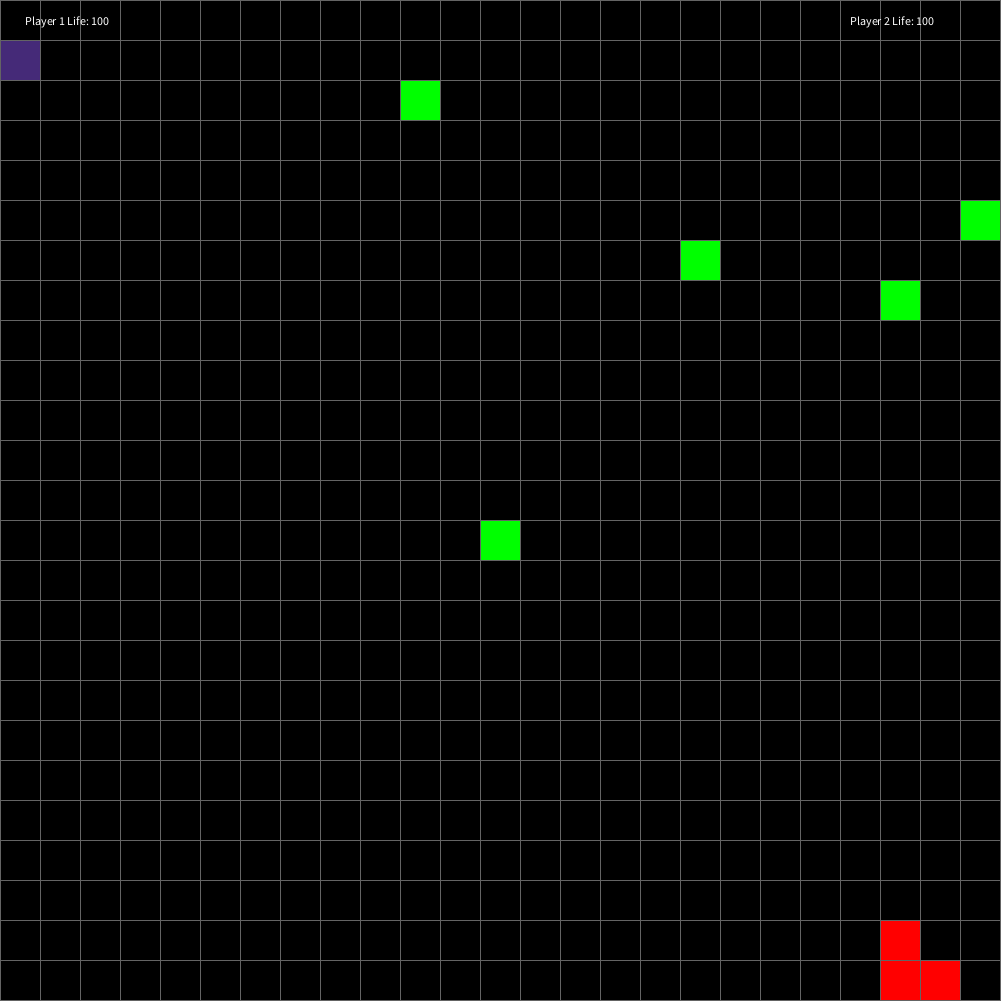
Frame 1 (no input)
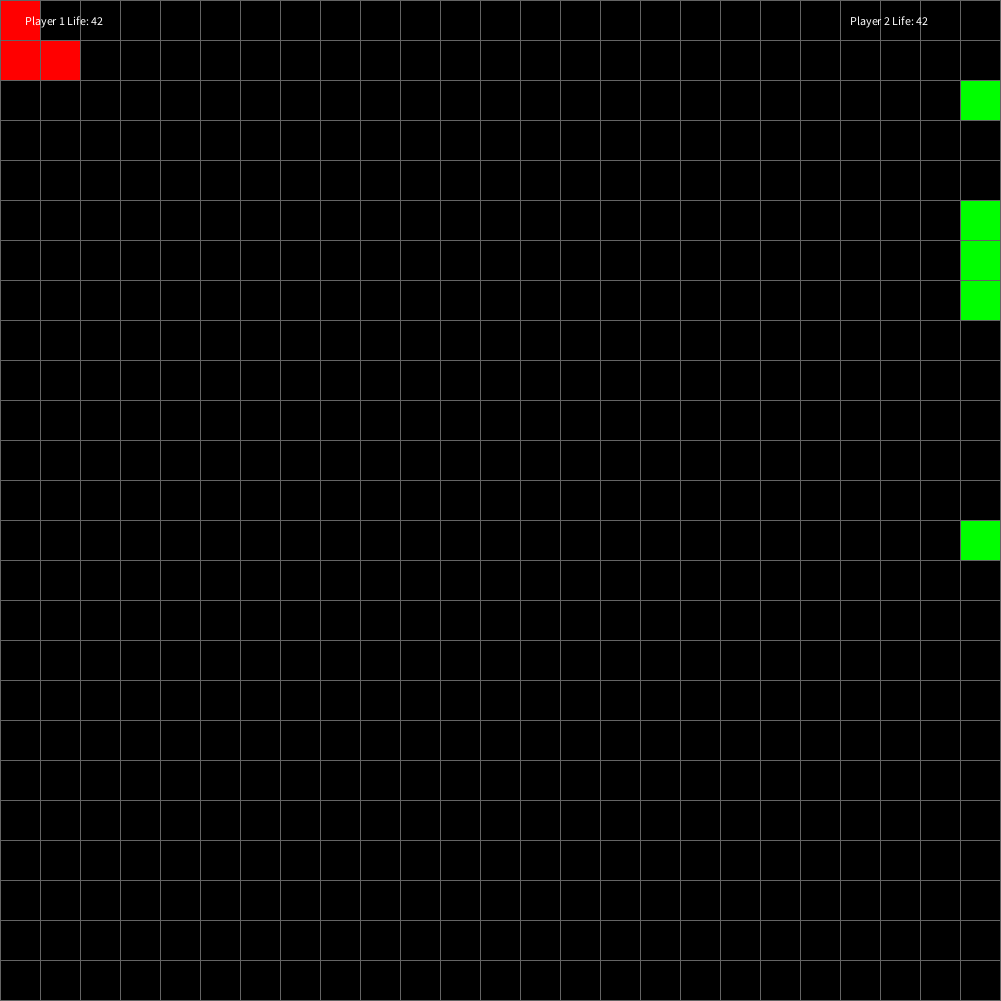
Frame 60 (the mouse pressed at the canvas centre just before this capture)
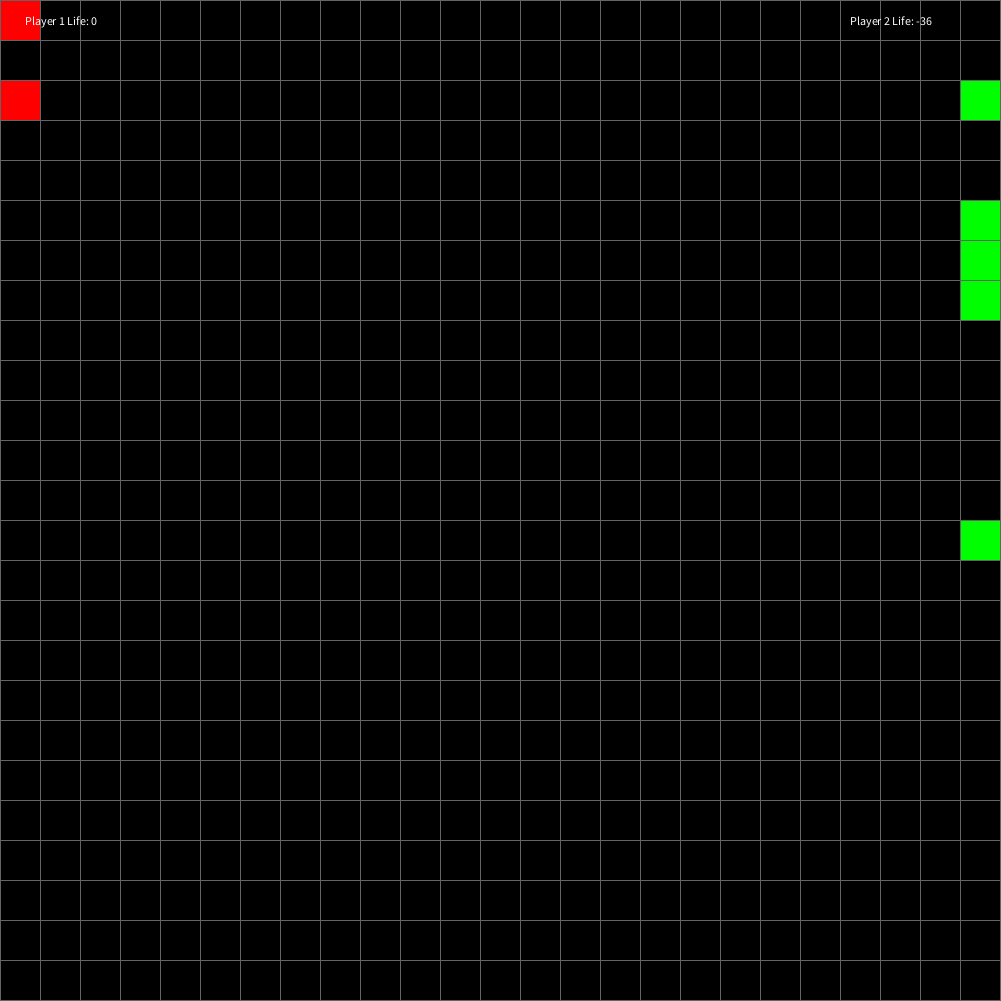
Frame 120 (the mouse held since frame 60 and released just before this capture)

The Processing sketch that drew these frames (run headless with seeded random() and noise(); from frame 60 on, the mouse is pressed at the canvas centre):

// Processing sketch: SP1_gridbased_game
// ── SP1_gridbased_game.pde
Game game;

void setup() {
  size(1001, 1001);
  frameRate(10);
  game = new Game(25, 25, 5, 5);
}


void draw() {
  game.update();
  background(0);
  int[][] board = game.getBoard();
  for (int y=0;y<game.getHeight();y++) {
    for (int x=0;x<game.getWidth();x++) {
      if (board[x][y]==1) {
        println("player found " + x + " " + y);
        fill(0,0,255);
      } if (board[x][y]==5) {
        println("player 2 found " + x + " " + y);
        fill(69,42,120);
      } else if (board[x][y]==2) {
        fill(255,0,0);
      } else if (board[x][y]==4) {
        fill(0,255,0);
      } else if (board[x][y]==3) {
        fill(0,255,0);
      } else if (board[x][y]==0) {
        fill(0,0,0);
      } 
      
      if(game.getPlayerLife()==0) {
        board[game.player.getX()][game.player.getY()]=0;
      }
      
      if(game.getPlayerLife2()==0) {
        board[game.player2.getX()][game.player2.getY()]=0;
      }
      stroke(100,100,100);
      rect(x*40,y*40,40,40);
    }
  }
    fill(255);
    text("Player 1 Life: "+game.playerLife,25,25);
    text("Player 2 Life: "+game.playerLife2,850,25);
}

void keyPressed() {
  game.onKeyPressed(key);
}

void keyReleased() {
  game.onKeyReleased(key);
}

// ── Dot.pde
class Dot {
  
  //Egenskaber
  int xPos;
  int yPos;
  int xMax;
  int yMax;
  
  //Konstruktører
  Dot(int x, int y, int xM, int yM) {
    xPos=x;
    yPos=y;
    xMax=xM;
    yMax=yM;
  }
  
  //Metoder
  
  void moveUp() {
    yPos--;
    if(yPos < 0) {
      yPos = 0;
    }
  }
  
  void moveDown() {
    yPos++;
    if(yPos > yMax) {
      yPos = yMax;
    }
  }
  
  void moveRight() {
    xPos++;
    if(xPos > xMax) {
      xPos = xMax;
    }
  }
  
  void moveLeft() {
    xPos--;
    if(xPos < 0) {
      xPos = 0;
    }
  }
  
  int getX() {
    return xPos;
  }
  
  int getY() {
    return yPos;
  }
}

// ── Game.pde
class Game {

  //Egenskaber
  int w;
  int h;
  int numberOfEnemies;
  int numberOfFoods;
  int playerLife;
  int playerLife2;
  int playerLifeMax=100;
  int[][]board;
  Keys keys;
  Dot player;
  Dot player2;
  Dot[] enemies;
  Dot[] food;

  //Konstruktør
  Game(int gW, int gH, int nE, int nF) {
    w = gW;
    h = gH;
    numberOfEnemies = nE;
    numberOfFoods = nF;
    enemies = new Dot[nE];
    keys = new Keys();
    playerLife=100;
    playerLife2=100;
    board = new int[gW][gH];
    player = new Dot(0, 1, w-1, h-1);
    player2 = new Dot(0, 1, w-1, h-1);
    food = new Dot[nF];
    
    //Initialiserer Enemies
    for (int i=0; i<nE; i++) {
      enemies[i] = new Dot(w-1, h-1, w-1, h-1);
    }
    
    //Initialiserer Food
    for (int i=0; i<nF; i++) {
      food[i] = new Dot((int) random(w-1), (int) random(h-1), w-1, h-1);
    }
  }

  //Metoder

  int[][] getBoard() {
    return board;
  }

  int getWidth() {
    return h;
  }

  int getHeight() {
    return w;
  }

  int getPlayerLife() {
    return playerLife;
  }
  
  int getPlayerLife2() {
    return playerLife2;
  }
  
    void onKeyPressed(char k) {
    keys.onKeyPressed(k);
  }
  
  void onKeyReleased(char k) {
    keys.onKeyReleased(k);
  }

  void update() {
    updatePlayers();
    greenFood();
    updateEnemies();
    checkForCollisions();
    clearBoard();
    populateBoard();
  }
  
  void updatePlayers() {
    //Update player 1
    if (keys.wDown) {
      player.moveUp();
    }
    if (keys.aDown) {
      player.moveLeft();
    }
    if (keys.sDown) {
      player.moveDown();
    }
    if (keys.dDown) {
      player.moveRight();
    }
    
    //Update player 2
    if (keys.upArrowDown) {
      player2.moveUp();
    }
    if (keys.leftArrowDown) {
      player2.moveLeft();
    }
    if (keys.downArrowDown) {
      player2.moveDown();
    }
    if (keys.rightArrowDown) {
      player2.moveRight();
    }
  }
  

  void greenFood() {
    for (int i=0; i<food.length; i++) {
      if (i>=0) {
        //Regner vi positionen ud for player ift. food
        int dX = player.getX() - food[i].getX();
        int dY = player.getY() - food[i].getY();
        if (dX>0) {
          //Få food til at bevæge sig mod højre
          food[i].moveLeft();
          //Få food til at bevæge sig mod venstre
        } else if (dX<0) {
          food[i].moveRight();
          //Få food til at bevæge sig ned
        } else if (dY>0) {
          food[i].moveUp();
          //Få food til at bevæge sig op
        } else if (dY<0) {
          food[i].moveDown();
        }
        int dX2 = player2.getX() - food[i].getX();
        int dY2 = player2.getY() - food[i].getY();
        if (dX2>0) {
          //Få food til at bevæge sig mod højre
          food[i].moveLeft();
          //Få food til at bevæge sig mod venstre
        } else if (dX2<0) {
          food[i].moveRight();
          //Få food til at bevæge sig ned
        } else if (dY2>0) {
          food[i].moveUp();
          //Få food til at bevæge sig op
        } else if (dY2<0) {
          food[i].moveDown();
        }
      }
    }
  }
  
  void updateEnemies() {
    for (int i=0; i<enemies.length; i++) {

      if (i>=0) {
        //Regner positionen ud for player
        int dX = player.getX() - enemies[i].getX();
        int dY = player.getY() - enemies[i].getY();
        if (dX>0) {
          //Få enemies til at bevæge sig mod højre
          enemies[i].moveRight();
          //Få enemies til at bevæge sig mod venstre
        } else if (dX<0) {
          enemies[i].moveLeft();
          //Få enemies til at bevæge sig ned
        } else if (dY>0) {
          enemies[i].moveDown();
          //Få enemies til at bevæge sig op
        } else if (dY<0) {
          enemies[i].moveUp();
        }
        //Regner positionen ud for player2
        int dX2 = player2.getX() - enemies[i].getX();
        int dY2 = player2.getY() - enemies[i].getY();
                if (dX2>0) {
          //Få enemies til at bevæge sig mod højre
          enemies[i].moveRight();
          //Få enemies til at bevæge sig mod venstre
        } else if (dX2<0) {
          enemies[i].moveLeft();
          //Få enemies til at bevæge sig ned
        } else if (dY2>0) {
          enemies[i].moveDown();
          //Få enemies til at bevæge sig op
        } else if (dY2<0) {
          enemies[i].moveUp();
        }
      }
      //Randomizer enemies movement
      int rand = (int) random(4);
      if (rand == 0) {
        enemies[i].moveUp();
      }
      if (rand == 1) {
        enemies[i].moveDown();
      }
      if (rand == 2) {
        enemies[i].moveRight();
      }
      if (rand == 3) {
        enemies[i].moveLeft();
      }
    }
  }

  void checkForCollisions() {
    //Hvis player er sammen sted som enemy, er der kollision.
    //Vi skal spørge om fjenden er det samme sted som player
    for (int i=0; i<enemies.length; i++) {
      if (enemies[i].getX() == player.getX() && enemies[i].getY() == player.getY()) {
        //fjern et liv fra playerLife, hvis x og y koordinaterne for player og enemies er det samme
        playerLife--;
        if(playerLife<=0) {
          playerLife=0;
        }
      } 
      //Player 2
      if (enemies[i].getX() == player2.getX() && enemies[i].getY() == player2.getY()) {
        playerLife2--;
        if(playerLife<=0) {
          playerLife=0;
        }
      }
    }
      //Tjekker om food-objektet er det samme sted som player
    for (int i=0; i<food.length; i++) {
        //Hvis de er det, så er der kollision
        if (food[i].getX() == player.getX() && food[i].getY() == player.getY()) {
          //Giv player 1 liv mere
          playerLife++;
          //Når der er kollision, så erstatter det gamle dot-objekt, fordi vi har sat x,y til random
          food[i]= new Dot((int) random(w-1), (int) random(h-1), w-1, h-1);
          //Hvis spiller har 100 liv, så sæt playerLifeMax til playerLife
          if (playerLife>=playerLifeMax) {
            playerLife=playerLifeMax;
          }
        }
        //Player 2
        if (food[i].getX() == player2.getX() && food[i].getY() == player2.getY()) {
          playerLife2++;
          food[i]= new Dot((int) random(w-1), (int) random(h-1), w-1, h-1);
          if (playerLife2>=playerLifeMax) {
            playerLife2=playerLifeMax;
          }
        }
      }
    }


  void clearBoard() {
    for (int y=0; y<h; y++) {
      for (int x=0; x<w; x++) {
        board[x][y]=0;
      }
    }
  }

  void populateBoard() {
    //indsæt player
    board[player.getX()][player.getY()] = 1;
    board[player2.getX()][player2.getY()] = 5;
    for (int i=0; i<enemies.length; i++) {
      board[enemies[i].getX()][enemies[i].getY()] = 2;
    }
    for (int i=0; i<food.length; i++) {
      board[food[i].getX()][food[i].getY()] = 4;
    }
  }
}

// ── Keys.pde
class Keys {
  
  //Egenskaber
  boolean wDown = false;
  boolean aDown = false;
  boolean sDown = false;
  boolean dDown = false;
  
  boolean upArrowDown = false;
  boolean leftArrowDown = false;
  boolean downArrowDown = false;
  boolean rightArrowDown = false;
  
  //Konstruktør
  Keys() {
  }
  
  //Metoder
  void onKeyPressed(char k) {
    //player 1 controls
    if(k=='w' || k=='W') {
      wDown = true;
    }
    if(k=='a' || k=='A') {
      aDown = true;
    }
    if(k=='s' || k=='S') {
      sDown = true;
    }
    if(k=='d' || k=='D') {
      dDown = true;
    }
    //player 2 controls
    if(key == CODED) {
      if(keyCode == UP) {
        upArrowDown = true;
      }
      if(keyCode == LEFT) {
        leftArrowDown = true;
      }
      if(keyCode == DOWN) {
        downArrowDown = true;
      }
      if(keyCode == RIGHT) {
        rightArrowDown = true;
      }
    }
  }
    
  void onKeyReleased(char k) {
    if(k=='w' || k=='W') {
      wDown = false;
    }
    if(k=='a' || k=='A') {
      aDown = false;
    }
    if(k=='s' || k=='S') {
      sDown = false;
    }
    if(k=='d' || k=='D') {
      dDown = false;
    }
    if(key == CODED) {
      if(keyCode == UP) {
        upArrowDown = false;
      }
      if(keyCode == LEFT) {
        leftArrowDown = false;
      }
      if(keyCode == DOWN) {
        downArrowDown = false;
      }
      if(keyCode == RIGHT) {
        rightArrowDown = false;
      }
    }
  }
  
}
